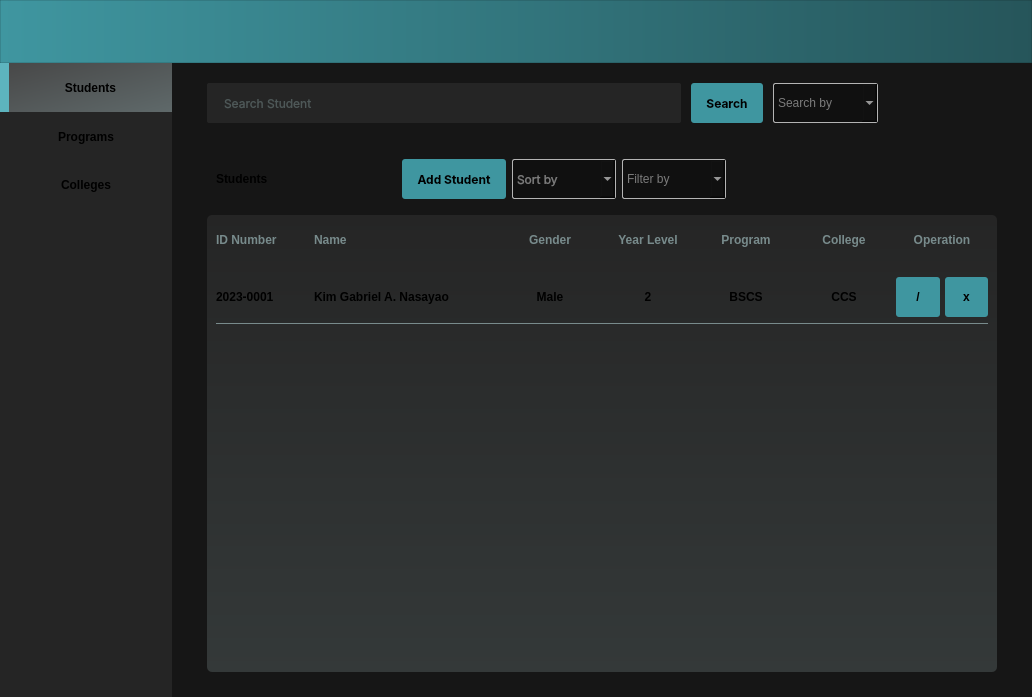
<?xml version="1.0" encoding="UTF-8"?>
<ui version="4.0">
 <class>mainWindow</class>
 <widget class="QMainWindow" name="mainWindow">
  <property name="geometry">
   <rect>
    <x>0</x>
    <y>0</y>
    <width>1032</width>
    <height>697</height>
   </rect>
  </property>
  <property name="font">
   <font>
    <family>Inter</family>
    <pointsize>9</pointsize>
    <italic>false</italic>
    <bold>false</bold>
   </font>
  </property>
  <property name="windowTitle">
   <string>MainWindow</string>
  </property>
  <property name="autoFillBackground">
   <bool>false</bool>
  </property>
  <property name="styleSheet">
   <string notr="true">QMainWindow {
	background-color: rgb(22, 22, 22);
	font: 9pt &quot;Inter&quot;;
}

/* DROP DOWNS */
QComboBox {
	border-radius: 2px;
	border: 1px solid rgb(180, 180, 180) !important;
	font: 9pt &quot;Inter&quot;;
	color: rgb(230, 230, 230);
	background-color: rgb(16, 16, 16);
}

QComboBox::drop-down {
  subcontrol-origin: padding;
  subcontrol-position: top right;
  width: 15px;
}

QComboBox QAbstractItemView::item::hover {
	background-color: rgb(35, 35, 35);
}

QComboBox::hover {
	background-color: rgb(35, 35, 35);
}

/* BUTTONS */
QPushButton {
	font: 9pt &quot;Inter&quot;;
	font-weight: bold;
	padding: 0px, 15px;
	background-color: rgb(63, 150, 160);
	border-radius: 3px;
	padding: 0px 15px;
}

QPushButton::hover {
	background-color: rgb(83, 170, 180);
}

#sidebarFrame QPushButton {
	font: 12pt &quot;Inter&quot;;
	font-weight: 600;
	background-color: rgb(37, 37, 37);
	border-radius: 0px;
}

#sidebarFrame QPushButton::hover {
	background-color: rgb(47, 47, 47);
	border-radius: 0px;
}

#sidebarFrame #studentsSidebarButton {
	background-color: qlineargradient(spread:pad, x1:0, y1:0, x2:1, y2:1, stop:0 rgba(71, 71, 71, 255), stop:1 rgba(95, 105, 106, 255));
	border-left: 9px solid rgb(93, 180, 190);
}

/* LINE EDIT */
#searchBarLineEdit {
	background-color: rgb(37, 37, 37);
	border-radius: 2px;
	padding: 0px 15px;
	color: rgb(120, 139, 140);
}

/* FRAMES */
QFrame {
  border: none;
}

#dataFrame {
	background-color: qlineargradient(spread:pad, x1:0, y1:0, x2:0, y2:1, stop:0 rgba(37, 37, 37, 255), stop:1 rgba(52, 57, 57, 255));
	border-radius: 5px;
}

#headerFrame {
	background-color: qlineargradient(spread:pad, x1:0, y1:0, x2:1, y2:0, stop:0 rgba(63, 150, 160, 255), stop:1 rgba(38, 85, 90, 255));
	border: 1px solid rgba(0, 0, 0, 30);
}

#sidebarFrame {
	background-color: rgb(37, 37, 37);
}

/* LABELS */
#studentLabel {
  font: 20pt &quot;Inter&quot;;
  font-weight: bold;
}

#tableHeaderFrame QLabel {
	font: 9pt &quot;Inter&quot;;
	font-weight: 500;
	color: rgb(120, 139, 140);
}

#dataFrame Line {
	background-color: rgb(120, 139, 140);
}

/* DATA TABLE */
#scrollArea QLabel {
	font: 9pt &quot;Inter&quot;;
	font-weight: 500;
}

#scrollArea Line {
	background-color: rgb(120, 139, 140);
}</string>
  </property>
  <property name="tabShape">
   <enum>QTabWidget::TabShape::Rounded</enum>
  </property>
  <widget class="QWidget" name="centralwidget">
   <property name="layoutDirection">
    <enum>Qt::LayoutDirection::LeftToRight</enum>
   </property>
   <property name="styleSheet">
    <string notr="true"/>
   </property>
   <layout class="QVBoxLayout" name="verticalLayout_2" stretch="1,10">
    <property name="spacing">
     <number>0</number>
    </property>
    <property name="leftMargin">
     <number>0</number>
    </property>
    <property name="topMargin">
     <number>0</number>
    </property>
    <property name="rightMargin">
     <number>0</number>
    </property>
    <property name="bottomMargin">
     <number>0</number>
    </property>
    <item>
     <widget class="QFrame" name="headerFrame">
      <property name="acceptDrops">
       <bool>false</bool>
      </property>
      <property name="styleSheet">
       <string notr="true"/>
      </property>
      <property name="frameShape">
       <enum>QFrame::Shape::NoFrame</enum>
      </property>
      <property name="frameShadow">
       <enum>QFrame::Shadow::Plain</enum>
      </property>
      <property name="lineWidth">
       <number>0</number>
      </property>
     </widget>
    </item>
    <item>
     <widget class="QFrame" name="bodyFrame">
      <property name="autoFillBackground">
       <bool>false</bool>
      </property>
      <property name="styleSheet">
       <string notr="true"/>
      </property>
      <property name="frameShape">
       <enum>QFrame::Shape::StyledPanel</enum>
      </property>
      <property name="frameShadow">
       <enum>QFrame::Shadow::Raised</enum>
      </property>
      <layout class="QHBoxLayout" name="horizontalLayout_7" stretch="1,5">
       <property name="spacing">
        <number>0</number>
       </property>
       <property name="leftMargin">
        <number>0</number>
       </property>
       <property name="topMargin">
        <number>0</number>
       </property>
       <property name="rightMargin">
        <number>0</number>
       </property>
       <property name="bottomMargin">
        <number>0</number>
       </property>
       <item>
        <widget class="QFrame" name="sidebarFrame">
         <property name="styleSheet">
          <string notr="true"/>
         </property>
         <property name="frameShape">
          <enum>QFrame::Shape::NoFrame</enum>
         </property>
         <property name="frameShadow">
          <enum>QFrame::Shadow::Raised</enum>
         </property>
         <property name="lineWidth">
          <number>0</number>
         </property>
         <layout class="QVBoxLayout" name="verticalLayout" stretch="1,1,1,10">
          <property name="spacing">
           <number>0</number>
          </property>
          <property name="leftMargin">
           <number>0</number>
          </property>
          <property name="topMargin">
           <number>0</number>
          </property>
          <property name="rightMargin">
           <number>0</number>
          </property>
          <property name="bottomMargin">
           <number>0</number>
          </property>
          <item>
           <widget class="QPushButton" name="studentsSidebarButton">
            <property name="sizePolicy">
             <sizepolicy hsizetype="Minimum" vsizetype="Preferred">
              <horstretch>0</horstretch>
              <verstretch>0</verstretch>
             </sizepolicy>
            </property>
            <property name="cursor">
             <cursorShape>PointingHandCursor</cursorShape>
            </property>
            <property name="text">
             <string>Students</string>
            </property>
           </widget>
          </item>
          <item>
           <widget class="QPushButton" name="programsSidebarButton">
            <property name="sizePolicy">
             <sizepolicy hsizetype="Preferred" vsizetype="Preferred">
              <horstretch>0</horstretch>
              <verstretch>0</verstretch>
             </sizepolicy>
            </property>
            <property name="cursor">
             <cursorShape>PointingHandCursor</cursorShape>
            </property>
            <property name="text">
             <string>Programs</string>
            </property>
           </widget>
          </item>
          <item>
           <widget class="QPushButton" name="collegesSidebarButton">
            <property name="sizePolicy">
             <sizepolicy hsizetype="Preferred" vsizetype="Preferred">
              <horstretch>0</horstretch>
              <verstretch>0</verstretch>
             </sizepolicy>
            </property>
            <property name="cursor">
             <cursorShape>PointingHandCursor</cursorShape>
            </property>
            <property name="text">
             <string>Colleges</string>
            </property>
           </widget>
          </item>
          <item>
           <spacer name="verticalSpacer">
            <property name="orientation">
             <enum>Qt::Orientation::Vertical</enum>
            </property>
            <property name="sizeHint" stdset="0">
             <size>
              <width>20</width>
              <height>40</height>
             </size>
            </property>
           </spacer>
          </item>
         </layout>
        </widget>
       </item>
       <item>
        <widget class="QFrame" name="mainDisplayFrame">
         <property name="styleSheet">
          <string notr="true"/>
         </property>
         <property name="frameShape">
          <enum>QFrame::Shape::NoFrame</enum>
         </property>
         <property name="frameShadow">
          <enum>QFrame::Shadow::Raised</enum>
         </property>
         <property name="lineWidth">
          <number>0</number>
         </property>
         <layout class="QVBoxLayout" name="verticalLayout_3" stretch="1,1,8">
          <property name="spacing">
           <number>5</number>
          </property>
          <property name="leftMargin">
           <number>35</number>
          </property>
          <property name="topMargin">
           <number>5</number>
          </property>
          <property name="rightMargin">
           <number>35</number>
          </property>
          <property name="bottomMargin">
           <number>25</number>
          </property>
          <item>
           <widget class="QFrame" name="searchBarFrame">
            <property name="maximumSize">
             <size>
              <width>16777215</width>
              <height>90</height>
             </size>
            </property>
            <property name="font">
             <font>
              <family>Inter 18pt</family>
              <pointsize>9</pointsize>
              <italic>false</italic>
              <bold>false</bold>
             </font>
            </property>
            <property name="frameShape">
             <enum>QFrame::Shape::StyledPanel</enum>
            </property>
            <property name="frameShadow">
             <enum>QFrame::Shadow::Raised</enum>
            </property>
            <layout class="QHBoxLayout" name="horizontalLayout_8" stretch="8,1,1,2">
             <property name="spacing">
              <number>10</number>
             </property>
             <property name="leftMargin">
              <number>0</number>
             </property>
             <property name="topMargin">
              <number>15</number>
             </property>
             <property name="rightMargin">
              <number>0</number>
             </property>
             <property name="bottomMargin">
              <number>20</number>
             </property>
             <item>
              <widget class="QLineEdit" name="searchBarLineEdit">
               <property name="sizePolicy">
                <sizepolicy hsizetype="Expanding" vsizetype="Preferred">
                 <horstretch>0</horstretch>
                 <verstretch>0</verstretch>
                </sizepolicy>
               </property>
               <property name="minimumSize">
                <size>
                 <width>100</width>
                 <height>40</height>
                </size>
               </property>
               <property name="maximumSize">
                <size>
                 <width>16777215</width>
                 <height>60</height>
                </size>
               </property>
               <property name="font">
                <font>
                 <family>Inter</family>
                 <pointsize>9</pointsize>
                 <italic>false</italic>
                 <bold>false</bold>
                </font>
               </property>
               <property name="autoFillBackground">
                <bool>false</bool>
               </property>
               <property name="styleSheet">
                <string notr="true"/>
               </property>
               <property name="placeholderText">
                <string>Search Student</string>
               </property>
              </widget>
             </item>
             <item>
              <widget class="QPushButton" name="searchButton">
               <property name="sizePolicy">
                <sizepolicy hsizetype="Minimum" vsizetype="Preferred">
                 <horstretch>0</horstretch>
                 <verstretch>0</verstretch>
                </sizepolicy>
               </property>
               <property name="minimumSize">
                <size>
                 <width>0</width>
                 <height>40</height>
                </size>
               </property>
               <property name="maximumSize">
                <size>
                 <width>16777215</width>
                 <height>60</height>
                </size>
               </property>
               <property name="font">
                <font>
                 <family>Inter</family>
                 <pointsize>9</pointsize>
                 <italic>false</italic>
                 <bold>true</bold>
                </font>
               </property>
               <property name="cursor">
                <cursorShape>PointingHandCursor</cursorShape>
               </property>
               <property name="styleSheet">
                <string notr="true"/>
               </property>
               <property name="text">
                <string>Search</string>
               </property>
              </widget>
             </item>
             <item>
              <widget class="QComboBox" name="searchByComboBox">
               <property name="sizePolicy">
                <sizepolicy hsizetype="Minimum" vsizetype="Preferred">
                 <horstretch>0</horstretch>
                 <verstretch>0</verstretch>
                </sizepolicy>
               </property>
               <property name="minimumSize">
                <size>
                 <width>105</width>
                 <height>40</height>
                </size>
               </property>
               <property name="maximumSize">
                <size>
                 <width>16777215</width>
                 <height>60</height>
                </size>
               </property>
               <property name="cursor">
                <cursorShape>PointingHandCursor</cursorShape>
               </property>
               <property name="currentText">
                <string/>
               </property>
               <property name="placeholderText">
                <string>Search by</string>
               </property>
              </widget>
             </item>
             <item>
              <spacer name="horizontalSpacer_2">
               <property name="orientation">
                <enum>Qt::Orientation::Horizontal</enum>
               </property>
               <property name="sizeHint" stdset="0">
                <size>
                 <width>40</width>
                 <height>20</height>
                </size>
               </property>
              </spacer>
             </item>
            </layout>
           </widget>
          </item>
          <item>
           <widget class="QFrame" name="controlsFrame">
            <property name="maximumSize">
             <size>
              <width>16777215</width>
              <height>70</height>
             </size>
            </property>
            <property name="frameShape">
             <enum>QFrame::Shape::StyledPanel</enum>
            </property>
            <property name="frameShadow">
             <enum>QFrame::Shadow::Raised</enum>
            </property>
            <layout class="QHBoxLayout" name="horizontalLayout" stretch="1,1,2,2,5">
             <property name="sizeConstraint">
              <enum>QLayout::SizeConstraint::SetMinimumSize</enum>
             </property>
             <property name="topMargin">
              <number>11</number>
             </property>
             <property name="rightMargin">
              <number>11</number>
             </property>
             <property name="bottomMargin">
              <number>11</number>
             </property>
             <item>
              <widget class="QLabel" name="studentLabel">
               <property name="minimumSize">
                <size>
                 <width>180</width>
                 <height>0</height>
                </size>
               </property>
               <property name="maximumSize">
                <size>
                 <width>200</width>
                 <height>16777215</height>
                </size>
               </property>
               <property name="text">
                <string>Students</string>
               </property>
              </widget>
             </item>
             <item>
              <widget class="QPushButton" name="addStudentButton">
               <property name="sizePolicy">
                <sizepolicy hsizetype="Minimum" vsizetype="Preferred">
                 <horstretch>0</horstretch>
                 <verstretch>0</verstretch>
                </sizepolicy>
               </property>
               <property name="maximumSize">
                <size>
                 <width>150</width>
                 <height>16777215</height>
                </size>
               </property>
               <property name="font">
                <font>
                 <family>Inter</family>
                 <pointsize>9</pointsize>
                 <italic>false</italic>
                 <bold>true</bold>
                </font>
               </property>
               <property name="cursor">
                <cursorShape>PointingHandCursor</cursorShape>
               </property>
               <property name="styleSheet">
                <string notr="true"/>
               </property>
               <property name="text">
                <string>Add Student</string>
               </property>
              </widget>
             </item>
             <item>
              <widget class="QComboBox" name="sortByComboBox">
               <property name="enabled">
                <bool>true</bool>
               </property>
               <property name="sizePolicy">
                <sizepolicy hsizetype="Minimum" vsizetype="Preferred">
                 <horstretch>0</horstretch>
                 <verstretch>0</verstretch>
                </sizepolicy>
               </property>
               <property name="minimumSize">
                <size>
                 <width>85</width>
                 <height>40</height>
                </size>
               </property>
               <property name="maximumSize">
                <size>
                 <width>150</width>
                 <height>16777215</height>
                </size>
               </property>
               <property name="font">
                <font>
                 <family>Inter</family>
                 <pointsize>9</pointsize>
                 <italic>false</italic>
                 <bold>false</bold>
                </font>
               </property>
               <property name="cursor">
                <cursorShape>PointingHandCursor</cursorShape>
               </property>
               <property name="styleSheet">
                <string notr="true"/>
               </property>
               <property name="placeholderText">
                <string>Sort by</string>
               </property>
               <item>
                <property name="text">
                 <string>a</string>
                </property>
               </item>
               <item>
                <property name="text">
                 <string>b</string>
                </property>
               </item>
              </widget>
             </item>
             <item>
              <widget class="QComboBox" name="filterComboBox">
               <property name="sizePolicy">
                <sizepolicy hsizetype="Minimum" vsizetype="Preferred">
                 <horstretch>0</horstretch>
                 <verstretch>0</verstretch>
                </sizepolicy>
               </property>
               <property name="minimumSize">
                <size>
                 <width>90</width>
                 <height>40</height>
                </size>
               </property>
               <property name="maximumSize">
                <size>
                 <width>150</width>
                 <height>16777215</height>
                </size>
               </property>
               <property name="cursor">
                <cursorShape>PointingHandCursor</cursorShape>
               </property>
               <property name="placeholderText">
                <string>Filter by</string>
               </property>
              </widget>
             </item>
             <item>
              <spacer name="horizontalSpacer">
               <property name="orientation">
                <enum>Qt::Orientation::Horizontal</enum>
               </property>
               <property name="sizeHint" stdset="0">
                <size>
                 <width>40</width>
                 <height>20</height>
                </size>
               </property>
              </spacer>
             </item>
            </layout>
           </widget>
          </item>
          <item>
           <widget class="QFrame" name="dataFrame">
            <property name="sizePolicy">
             <sizepolicy hsizetype="Preferred" vsizetype="Preferred">
              <horstretch>0</horstretch>
              <verstretch>0</verstretch>
             </sizepolicy>
            </property>
            <property name="styleSheet">
             <string notr="true"/>
            </property>
            <property name="frameShape">
             <enum>QFrame::Shape::StyledPanel</enum>
            </property>
            <property name="frameShadow">
             <enum>QFrame::Shadow::Raised</enum>
            </property>
            <layout class="QVBoxLayout" name="verticalLayout_4" stretch="1,1,9">
             <property name="spacing">
              <number>0</number>
             </property>
             <property name="topMargin">
              <number>0</number>
             </property>
             <property name="bottomMargin">
              <number>0</number>
             </property>
             <item>
              <widget class="QFrame" name="tableHeaderFrame">
               <property name="minimumSize">
                <size>
                 <width>0</width>
                 <height>50</height>
                </size>
               </property>
               <property name="maximumSize">
                <size>
                 <width>16777215</width>
                 <height>70</height>
                </size>
               </property>
               <property name="frameShape">
                <enum>QFrame::Shape::StyledPanel</enum>
               </property>
               <property name="frameShadow">
                <enum>QFrame::Shadow::Raised</enum>
               </property>
               <layout class="QHBoxLayout" name="horizontalLayout_2" stretch="1,2,1,1,1,1,1">
                <property name="leftMargin">
                 <number>0</number>
                </property>
                <property name="topMargin">
                 <number>0</number>
                </property>
                <property name="rightMargin">
                 <number>0</number>
                </property>
                <property name="bottomMargin">
                 <number>0</number>
                </property>
                <item>
                 <widget class="QLabel" name="idNumberLabel">
                  <property name="text">
                   <string>ID Number</string>
                  </property>
                 </widget>
                </item>
                <item>
                 <widget class="QLabel" name="nameLabel">
                  <property name="text">
                   <string>Name</string>
                  </property>
                 </widget>
                </item>
                <item>
                 <widget class="QLabel" name="genderLabel">
                  <property name="text">
                   <string>Gender</string>
                  </property>
                  <property name="alignment">
                   <set>Qt::AlignmentFlag::AlignCenter</set>
                  </property>
                 </widget>
                </item>
                <item>
                 <widget class="QLabel" name="yearLevelLabel">
                  <property name="text">
                   <string>Year Level</string>
                  </property>
                  <property name="alignment">
                   <set>Qt::AlignmentFlag::AlignCenter</set>
                  </property>
                 </widget>
                </item>
                <item>
                 <widget class="QLabel" name="programLabel">
                  <property name="text">
                   <string>Program</string>
                  </property>
                  <property name="alignment">
                   <set>Qt::AlignmentFlag::AlignCenter</set>
                  </property>
                 </widget>
                </item>
                <item>
                 <widget class="QLabel" name="collegeLabel">
                  <property name="text">
                   <string>College</string>
                  </property>
                  <property name="alignment">
                   <set>Qt::AlignmentFlag::AlignCenter</set>
                  </property>
                 </widget>
                </item>
                <item>
                 <widget class="QLabel" name="operationLabel">
                  <property name="text">
                   <string>Operation</string>
                  </property>
                  <property name="alignment">
                   <set>Qt::AlignmentFlag::AlignCenter</set>
                  </property>
                 </widget>
                </item>
               </layout>
              </widget>
             </item>
             <item>
              <widget class="Line" name="line">
               <property name="minimumSize">
                <size>
                 <width>0</width>
                 <height>0</height>
                </size>
               </property>
               <property name="maximumSize">
                <size>
                 <width>16777215</width>
                 <height>1</height>
                </size>
               </property>
               <property name="styleSheet">
                <string notr="true"/>
               </property>
               <property name="orientation">
                <enum>Qt::Orientation::Horizontal</enum>
               </property>
              </widget>
             </item>
             <item>
              <widget class="QScrollArea" name="scrollArea">
               <property name="sizePolicy">
                <sizepolicy hsizetype="Expanding" vsizetype="Expanding">
                 <horstretch>0</horstretch>
                 <verstretch>0</verstretch>
                </sizepolicy>
               </property>
               <property name="autoFillBackground">
                <bool>false</bool>
               </property>
               <property name="styleSheet">
                <string notr="true">background: transparent;</string>
               </property>
               <property name="widgetResizable">
                <bool>true</bool>
               </property>
               <widget class="QWidget" name="dataTableWidgetContents">
                <property name="geometry">
                 <rect>
                  <x>0</x>
                  <y>0</y>
                  <width>768</width>
                  <height>406</height>
                 </rect>
                </property>
                <property name="maximumSize">
                 <size>
                  <width>16777215</width>
                  <height>16777215</height>
                 </size>
                </property>
                <property name="styleSheet">
                 <string notr="true"/>
                </property>
                <layout class="QGridLayout" name="gridLayout">
                 <property name="leftMargin">
                  <number>0</number>
                 </property>
                 <property name="topMargin">
                  <number>0</number>
                 </property>
                 <property name="rightMargin">
                  <number>0</number>
                 </property>
                 <property name="bottomMargin">
                  <number>0</number>
                 </property>
                 <property name="spacing">
                  <number>0</number>
                 </property>
                 <item row="0" column="0">
                  <widget class="QFrame" name="dataTableFrame">
                   <property name="frameShape">
                    <enum>QFrame::Shape::StyledPanel</enum>
                   </property>
                   <property name="frameShadow">
                    <enum>QFrame::Shadow::Raised</enum>
                   </property>
                   <layout class="QVBoxLayout" name="verticalLayout_5">
                    <property name="leftMargin">
                     <number>0</number>
                    </property>
                    <property name="topMargin">
                     <number>11</number>
                    </property>
                    <property name="rightMargin">
                     <number>0</number>
                    </property>
                    <property name="bottomMargin">
                     <number>11</number>
                    </property>
                    <item>
                     <widget class="QFrame" name="rowFrame1">
                      <property name="sizePolicy">
                       <sizepolicy hsizetype="Preferred" vsizetype="Minimum">
                        <horstretch>0</horstretch>
                        <verstretch>0</verstretch>
                       </sizepolicy>
                      </property>
                      <property name="minimumSize">
                       <size>
                        <width>0</width>
                        <height>30</height>
                       </size>
                      </property>
                      <property name="maximumSize">
                       <size>
                        <width>16777215</width>
                        <height>40</height>
                       </size>
                      </property>
                      <property name="frameShape">
                       <enum>QFrame::Shape::StyledPanel</enum>
                      </property>
                      <property name="frameShadow">
                       <enum>QFrame::Shadow::Raised</enum>
                      </property>
                      <layout class="QHBoxLayout" name="horizontalLayout_3" stretch="1,2,1,1,1,1,1">
                       <property name="leftMargin">
                        <number>0</number>
                       </property>
                       <property name="topMargin">
                        <number>0</number>
                       </property>
                       <property name="rightMargin">
                        <number>0</number>
                       </property>
                       <property name="bottomMargin">
                        <number>0</number>
                       </property>
                       <item>
                        <widget class="QLabel" name="idNumber">
                         <property name="text">
                          <string>2023-0001</string>
                         </property>
                        </widget>
                       </item>
                       <item>
                        <widget class="QLabel" name="label">
                         <property name="text">
                          <string>Kim Gabriel A. Nasayao</string>
                         </property>
                        </widget>
                       </item>
                       <item>
                        <widget class="QLabel" name="label_6">
                         <property name="text">
                          <string>Male</string>
                         </property>
                         <property name="alignment">
                          <set>Qt::AlignmentFlag::AlignCenter</set>
                         </property>
                        </widget>
                       </item>
                       <item>
                        <widget class="QLabel" name="label_5">
                         <property name="text">
                          <string>2</string>
                         </property>
                         <property name="alignment">
                          <set>Qt::AlignmentFlag::AlignCenter</set>
                         </property>
                        </widget>
                       </item>
                       <item>
                        <widget class="QLabel" name="label_4">
                         <property name="text">
                          <string>BSCS</string>
                         </property>
                         <property name="alignment">
                          <set>Qt::AlignmentFlag::AlignCenter</set>
                         </property>
                        </widget>
                       </item>
                       <item>
                        <widget class="QLabel" name="label_3">
                         <property name="text">
                          <string>CCS</string>
                         </property>
                         <property name="alignment">
                          <set>Qt::AlignmentFlag::AlignCenter</set>
                         </property>
                        </widget>
                       </item>
                       <item>
                        <widget class="QFrame" name="operationsFrame">
                         <property name="sizePolicy">
                          <sizepolicy hsizetype="Minimum" vsizetype="Preferred">
                           <horstretch>0</horstretch>
                           <verstretch>0</verstretch>
                          </sizepolicy>
                         </property>
                         <property name="frameShape">
                          <enum>QFrame::Shape::StyledPanel</enum>
                         </property>
                         <property name="frameShadow">
                          <enum>QFrame::Shadow::Raised</enum>
                         </property>
                         <layout class="QHBoxLayout" name="horizontalLayout_4" stretch="1,1">
                          <property name="spacing">
                           <number>5</number>
                          </property>
                          <property name="leftMargin">
                           <number>0</number>
                          </property>
                          <property name="topMargin">
                           <number>0</number>
                          </property>
                          <property name="rightMargin">
                           <number>0</number>
                          </property>
                          <property name="bottomMargin">
                           <number>0</number>
                          </property>
                          <item>
                           <widget class="QPushButton" name="pushButton_2">
                            <property name="sizePolicy">
                             <sizepolicy hsizetype="Minimum" vsizetype="Preferred">
                              <horstretch>0</horstretch>
                              <verstretch>0</verstretch>
                             </sizepolicy>
                            </property>
                            <property name="maximumSize">
                             <size>
                              <width>50</width>
                              <height>16777215</height>
                             </size>
                            </property>
                            <property name="styleSheet">
                             <string notr="true">	background-color: rgb(63, 150, 160);
	border-radius: 3px;</string>
                            </property>
                            <property name="text">
                             <string>/</string>
                            </property>
                           </widget>
                          </item>
                          <item>
                           <widget class="QPushButton" name="pushButton">
                            <property name="sizePolicy">
                             <sizepolicy hsizetype="Minimum" vsizetype="Preferred">
                              <horstretch>0</horstretch>
                              <verstretch>0</verstretch>
                             </sizepolicy>
                            </property>
                            <property name="maximumSize">
                             <size>
                              <width>50</width>
                              <height>16777215</height>
                             </size>
                            </property>
                            <property name="styleSheet">
                             <string notr="true">	background-color: rgb(63, 150, 160);
	border-radius: 3px;</string>
                            </property>
                            <property name="text">
                             <string>x</string>
                            </property>
                           </widget>
                          </item>
                         </layout>
                        </widget>
                       </item>
                      </layout>
                     </widget>
                    </item>
                    <item>
                     <widget class="Line" name="line_2">
                      <property name="maximumSize">
                       <size>
                        <width>16777215</width>
                        <height>1</height>
                       </size>
                      </property>
                      <property name="styleSheet">
                       <string notr="true">background-color: rgb(120, 139, 140);
</string>
                      </property>
                      <property name="orientation">
                       <enum>Qt::Orientation::Horizontal</enum>
                      </property>
                     </widget>
                    </item>
                    <item>
                     <widget class="QFrame" name="rowFrame2">
                      <property name="frameShape">
                       <enum>QFrame::Shape::StyledPanel</enum>
                      </property>
                      <property name="frameShadow">
                       <enum>QFrame::Shadow::Raised</enum>
                      </property>
                     </widget>
                    </item>
                   </layout>
                  </widget>
                 </item>
                </layout>
               </widget>
              </widget>
             </item>
            </layout>
           </widget>
          </item>
         </layout>
        </widget>
       </item>
      </layout>
     </widget>
    </item>
   </layout>
  </widget>
 </widget>
 <resources/>
 <connections/>
</ui>
